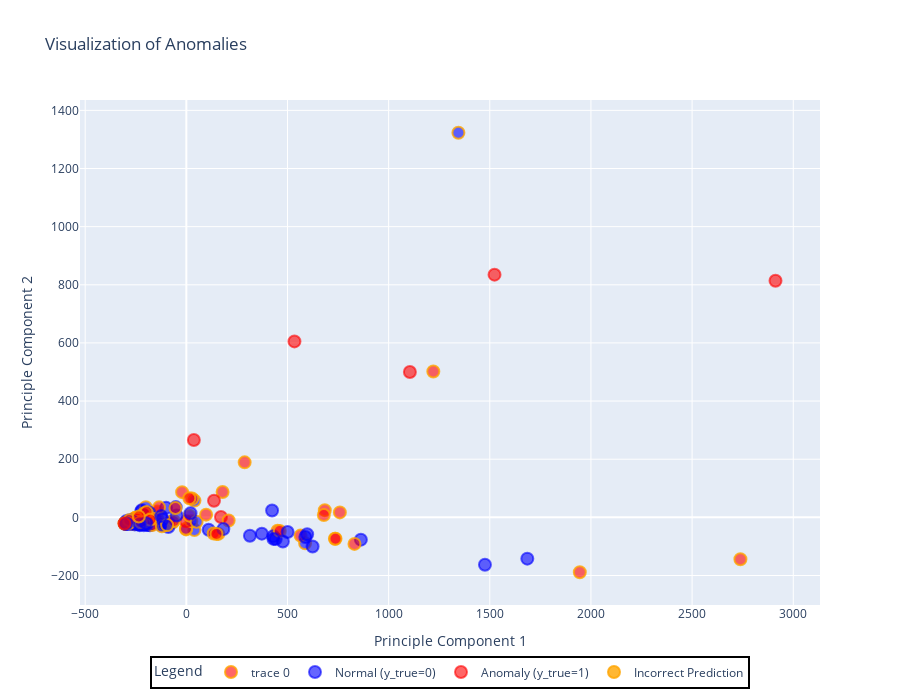

Notebook code for this chart:
### Markdown cell above
##### Data Visualization

### Code cell
visualizer = DataVisualization(data=X_test, plot_technique='plot_anomaly', dim_reduction_technique='PCA', y_true=labels_true, y_pred=labels_pred,subset_size_percent=0.2)
visualizer.fit()
visualizer.show()

### Figure 1 — Plotly figure (JSON) as saved in the notebook; plotly's stock layout.template omitted (floating-point values rounded to 4 significant figures; data arrays with more than 128 entries replaced by an {"elided": "..."} marker saying what was removed)
{"data": [{"hoverinfo": "text", "marker": {"color": {"elided": "184 str values"}, "line": {"color": {"elided": "184 str values"}, "width": 2}, "size": 12}, "mode": "markers", "text": {"elided": "184 str values"}, "type": "scatter", "x": {"elided": "184 float values"}, "y": {"elided": "184 float values"}}, {"marker": {"color": "rgba(0, 0, 255, 0.6)", "line": {"color": "rgba(0, 0, 255, 0.6)", "width": 2}, "size": 12}, "mode": "markers", "name": "Normal (y_true=0)", "showlegend": true, "type": "scatter", "x": [null], "y": [null]}, {"marker": {"color": "rgba(255, 0, 0, 0.6)", "line": {"color": "rgba(255, 0, 0, 0.6)", "width": 2}, "size": 12}, "mode": "markers", "name": "Anomaly (y_true=1)", "showlegend": true, "type": "scatter", "x": [null], "y": [null]}, {"marker": {"color": "rgba(255, 165, 0, 0.8)", "line": {"color": "rgba(255, 165, 0, 0.8)", "width": 2}, "size": 12}, "mode": "markers", "name": "Incorrect Prediction", "showlegend": true, "type": "scatter", "x": [null], "y": [null]}], "layout": {"height": 700, "legend": {"bordercolor": "Black", "borderwidth": 2, "font": {"size": 12}, "itemsizing": "constant", "orientation": "h", "title": {"text": "Legend"}, "x": 0.5, "xanchor": "center"}, "showlegend": true, "title": {"text": "Visualization of Anomalies"}, "width": 900, "xaxis": {"title": {"text": "Principle Component 1"}}, "yaxis": {"title": {"text": "Principle Component 2"}}}}
